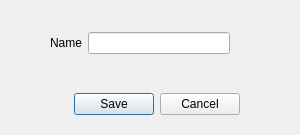
<?xml version="1.0" encoding="UTF-8"?>
<ui version="4.0">
 <class>user_info</class>
 <widget class="QDialog" name="user_info">
  <property name="geometry">
   <rect>
    <x>0</x>
    <y>0</y>
    <width>300</width>
    <height>135</height>
   </rect>
  </property>
  <property name="windowTitle">
   <string>Face Register</string>
  </property>
  <widget class="QDialogButtonBox" name="buttonBox">
   <property name="geometry">
    <rect>
     <x>30</x>
     <y>90</y>
     <width>210</width>
     <height>29</height>
    </rect>
   </property>
   <property name="orientation">
    <enum>Qt::Horizontal</enum>
   </property>
   <property name="standardButtons">
    <set>QDialogButtonBox::Cancel|QDialogButtonBox::Save</set>
   </property>
  </widget>
  <widget class="QWidget" name="layoutWidget">
   <property name="geometry">
    <rect>
     <x>50</x>
     <y>10</y>
     <width>180</width>
     <height>66</height>
    </rect>
   </property>
   <layout class="QGridLayout" name="gridLayout">
    <item row="0" column="0">
     <widget class="QLabel" name="label">
      <property name="text">
       <string>Name</string>
      </property>
     </widget>
    </item>
    <item row="0" column="1">
     <widget class="QLineEdit" name="name_label"/>
    </item>
   </layout>
  </widget>
 </widget>
 <resources/>
 <connections>
  <connection>
   <sender>buttonBox</sender>
   <signal>accepted()</signal>
   <receiver>user_info</receiver>
   <slot>accept()</slot>
   <hints>
    <hint type="sourcelabel">
     <x>248</x>
     <y>254</y>
    </hint>
    <hint type="destinationlabel">
     <x>157</x>
     <y>274</y>
    </hint>
   </hints>
  </connection>
  <connection>
   <sender>buttonBox</sender>
   <signal>rejected()</signal>
   <receiver>user_info</receiver>
   <slot>reject()</slot>
   <hints>
    <hint type="sourcelabel">
     <x>316</x>
     <y>260</y>
    </hint>
    <hint type="destinationlabel">
     <x>286</x>
     <y>274</y>
    </hint>
   </hints>
  </connection>
 </connections>
</ui>
